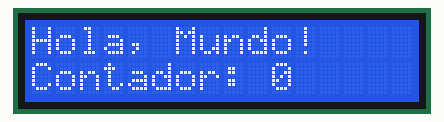
A sketch run on a simulated Arduino Uno, built with avr-gcc and run on an emulated ATmega328P. Parts: 16×2 character LCD.

Above: at 0.1 s.
At 4.1 s:
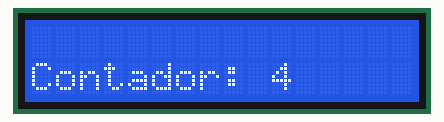
At 9.2 s:
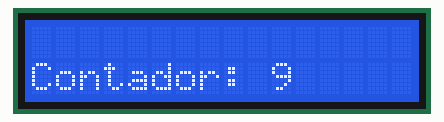
At 19.2 s:
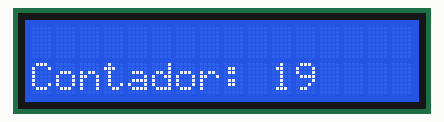
At 28.2 s:
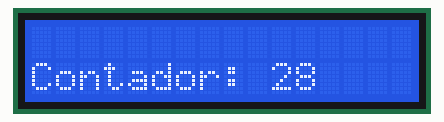
At 38.3 s:
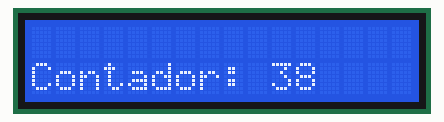

Measured:
- what the display in image 1 shows lasts 1.0 s, from 4.1 s to 5.1 s

The sketch:

E1.ino
```cpp
/*---------------------------------------------
  Curso de Desarrollo IoT
  Módulo: Starters
  Clase: 5
  Ejercicio: 1

  PINOUT:
  RS -> D0
  E -> D1
  DB4 -> D2
  DB5 -> D3
  DB6 -> D4
  DB7 -> D5
---------------------------------------------*/

#include <LiquidCrystal.h>

// Definición de pines para la conexión al LCD
int RS = 0;
int E = 1;
int D4 = 2;
int D5 = 3;
int D6 = 4;
int D7 = 5;

LiquidCrystal lcd(RS, E, D4, D5, D6, D7);

int contador = 0;

void setup() {
  lcd.begin(16, 2); // Inicializar la pantalla LCD 16x2
  lcd.print("Hola, Mundo!");
}

void loop() {
  lcd.setCursor(0, 1); // Establecer el cursor en la segunda línea
  lcd.print("Contador: ");

  lcd.setCursor(10, 1); // Establecer el cursor en la posición del contador
  lcd.print(contador);

  delay(1000); // Esperar 1 segundo
  lcd.clear(); // Limpiar la pantalla antes de imprimir el siguiente valor del contador

  contador++; // Aumentar el contador
}
```
